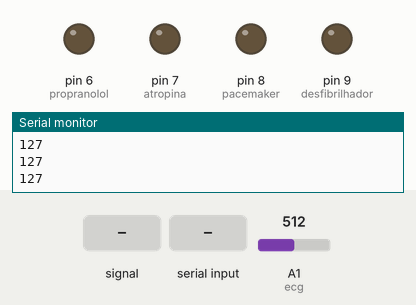
The sketch below on a simulated Arduino Uno, built with avr-gcc and run on an emulated ATmega328P. On the bench: output pins drawn as LEDs (lit = HIGH), the last lines printed to the serial monitor. Dashed ring = blinking. The inputs (shaded band) are chosen by the test bench; at power-on: A1 (ecg) = 512.

Above: at 1.2 s.
1.3 s: A1 (ecg) fed a 1000 Hz sine of ±255 counts around its level
At 2.5 s:
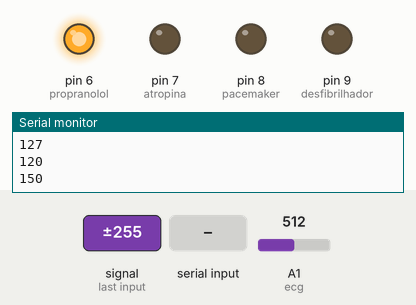
2.8 s: "h" received over Serial
At 4.0 s:
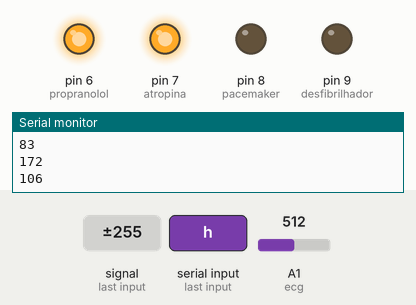
4.3 s: byte 108 ('l') received over Serial
At 5.2 s:
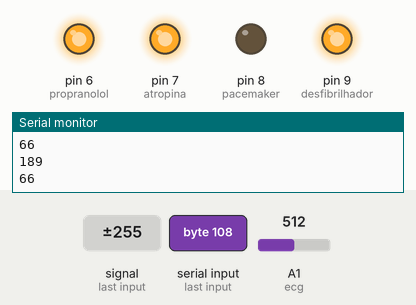
5.8 s: A1 (ecg) fed a 200 Hz sine of ±255 counts around its level
At 8.4 s:
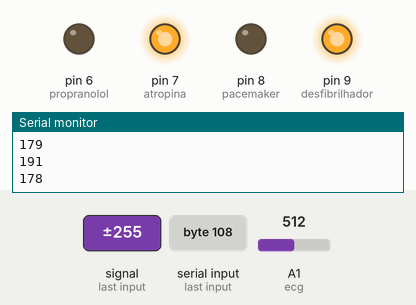
8.8 s: byte 109 ('m') received over Serial
At 10.4 s:
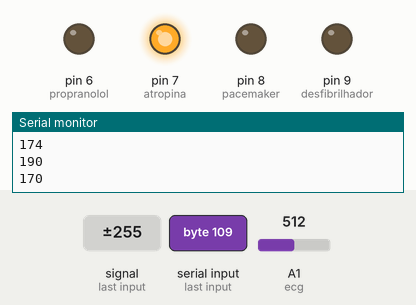
10.7 s: "j" received over Serial
At 11.6 s:
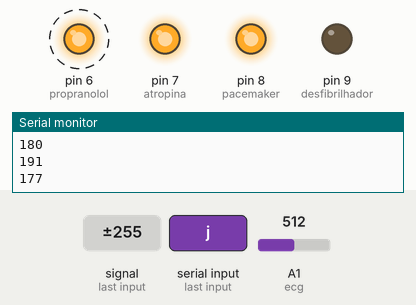
Timing chart, 0 to 14.7 s (numbered marks = the images above; inputs shaded):
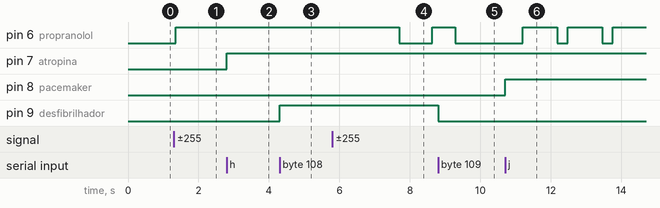

Measured:
- after the input at 1.3 s, pin 6 (propranolol): LOW → HIGH after 0.06 s
- after the input at 2.8 s, pin 7 (atropina): LOW → HIGH at once
- after the input at 4.3 s, pin 9 (desfibrilhador): LOW → HIGH at once
- after the input at 5.8 s, pin 6 (propranolol): HIGH → LOW after 1.9 s, → HIGH 0.94 s later
- after the input at 8.8 s, pin 9 (desfibrilhador): HIGH → LOW at once
- after the input at 10.7 s, pin 8 (pacemaker): LOW → HIGH at once

The sketch:

Projeto_A_-_Sistema_Eletrocardiogr_fico_-_Arduino.ino
```cpp
/* Time related variables */
unsigned long currentTime;
unsigned long previousTime = 0; //Time of last data aquisition
unsigned long timeR = 0; //Time of last R wave detection
unsigned long deadTime = 0; //Time when the heart stopped beating
unsigned long previousTimeEnd = 0; //Time of last byte received
unsigned long interval = 20; //Time interval between data aquisitions
unsigned long timeEnd = 500; //Maximum time allowed without receiving bytes before stopping aquisition

/* Pins connected */
int ecg = A1;
int propranolol = 6;
int atropina = 7;
int pacemaker = 8;
int desfibrilhador = 9;

/* Aquisition and serial communication variables */
int data; //10-bit data
int dataByte; //8-bit data
float bpm;

/* R waves detection limits */
float upperLimit = 170;
float lowerLimit = 150;

/* Flag variables */
bool R = 0; //R wave
bool flag1 = 0; //Propanolol
bool flag2 = 0; //Atropina
bool flag3 = 0; //Pacemaker
bool flag4 = 0; //Desfibrilhador

void setup() {
  Serial.begin(9600); //Begins serial communication

  /* Setup of connected pins */
  pinMode(ecg, INPUT);
  pinMode(propranolol, OUTPUT);
  pinMode(atropina, OUTPUT);
  pinMode(pacemaker, OUTPUT);
  pinMode(desfibrilhador, OUTPUT);
}

void loop() {
  currentTime = millis();

  if (Serial.available() > 0) {
    int inByte = Serial.read();

    switch (inByte) {
      case 'a':
        interval = 40; //Sampling rate: 25 S/s
        break;
      case 'b':
        interval = 20; //Sampling rate: 50 S/s
        break;
      case 'c':
        interval = 10; //Sampling rate: 100 S/s
        break;
      case 'd':
        interval = 5; //Sampling rate: 200 S/s
        break;
      case 'e':
        //Serial.end();
        break;
      case 'f':
        digitalWrite(propranolol, HIGH); //Turn on propanolol LED test
        break;
      case 'g':
        digitalWrite(propranolol, LOW); //Turn off propanolol LED test
        break;
      case 'h':
        digitalWrite(atropina, HIGH); //Turn on atropina LED test
        break;
      case 'i':
        digitalWrite(atropina, LOW); //Turn off atropina LED test
        break;
      case 'j':
        digitalWrite(pacemaker, HIGH); //Turn on pacemaker LED test
        break;
      case 'k':
        digitalWrite(pacemaker, LOW); //Turn off pacemaker LED test
        break;
      case 'l':
        digitalWrite(desfibrilhador, HIGH); //Turn on desfribilhador LED test
        break;
      case 'm':
        digitalWrite(desfibrilhador, LOW); //Turn off desfribilhador LED test
      }
  }

  /* It makes aquisitions with a certain sampling rate and sends them to the computer through serial communication */
  if (currentTime - previousTime >= interval) {
    data = analogRead(ecg);
    dataByte = map(data, 0, 1023, 0, 255);
    Serial.println(dataByte);
    previousTime = currentTime; //Updates previousTime
  }

  /* It detects sucessive R waves and calculates the number of BPM's */
  if (dataByte >= upperLimit && R == 0) {
    bpm = 60000/(currentTime - timeR);
    timeR = currentTime; //Updates timeR
    R = 1; //Updates R
  }
  if (dataByte <= lowerLimit && R == 1) {
    R = 0; //Updates R
  }

  /* It activates the injection of propanolol if the number of BPM's exceed 160 and deactivates it otherwise */
  if (bpm > 160 && flag1 == 0) {
    digitalWrite(propranolol, HIGH);
    flag1 = 1; //Updates flag1
  }
  if (bpm <= 160 && flag1 == 1) {
    digitalWrite(propranolol, LOW);
    flag1 = 0; //Updates flag1
  }

  /* It activates the injection of atropina if the number of BPM's is between 30 and 40, and deactivates it otherwise */
  if (bpm >= 30 && bpm <= 40 && flag2 == 0) {
    digitalWrite(atropina, HIGH);
    flag2 = 1; //Updates flag2
  }
  if ((bpm < 30 || bpm > 40) && flag2 == 1) {
    digitalWrite(atropina, LOW);
    flag2 = 0; //Updates flag2
  }

  /* It activates a pacemaker if the number of BPM's is between 6 and 30, and deactivates it otherwise */
  if (bpm >= 6 && bpm <= 30 && flag3 == 0) {
    digitalWrite(pacemaker, HIGH);
    flag3 = 1; //Updates flag3
  }
  if ((bpm < 6 || bpm > 30) && flag3 == 1) {
    digitalWrite(pacemaker, LOW);
    flag3 = 0; //Updates flag3
  }

  /* It activates a "desfribilhador" for 5 seconds if there's no new R wave detection in the last 10 seconds, even if halfway through the 5 seconds there's a R wave detection */
  if (currentTime - timeR >= 10000 && flag4 == 0) {
    digitalWrite(desfibrilhador, HIGH);
    deadTime = currentTime; //Updates deadTime
    flag4 = 1; //Updates flag4
  }
  if (currentTime - deadTime >= 5000 && flag4 == 1) {
    digitalWrite(desfibrilhador, LOW);
    flag4 = 0; //Updates flag4
  }

  /* It stops the aquisition and communication of data if the Arduino doesn't receive a new byte in a certain amount of time */
  if (currentTime - previousTimeEnd >= timeEnd) {
    //Serial.end();
  }

}
```
